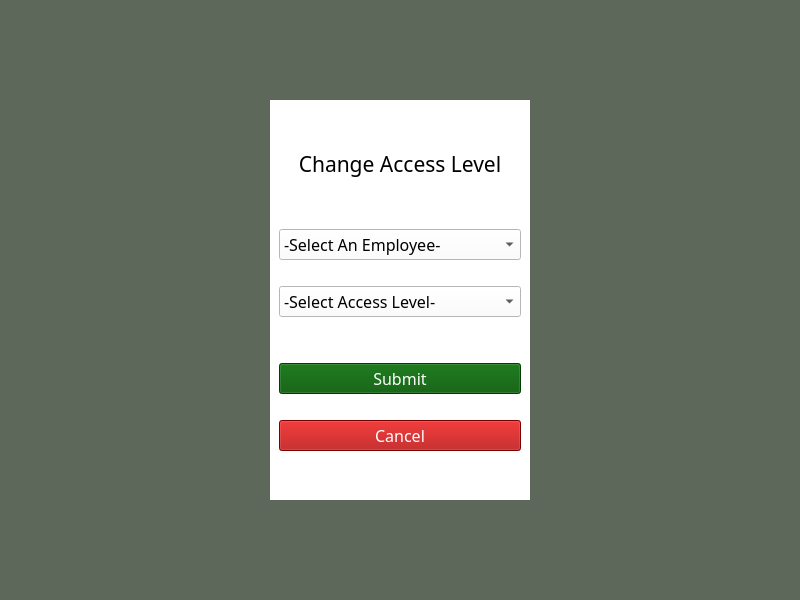
<?xml version="1.0" encoding="UTF-8"?>
<ui version="4.0">
 <class>MainWindow</class>
 <widget class="QMainWindow" name="MainWindow">
  <property name="geometry">
   <rect>
    <x>0</x>
    <y>0</y>
    <width>800</width>
    <height>600</height>
   </rect>
  </property>
  <property name="windowTitle">
   <string>Limitless Loyalty</string>
  </property>
  <property name="styleSheet">
   <string notr="true">background-color: rgb(93, 103, 90);</string>
  </property>
  <widget class="QWidget" name="centralwidget">
   <layout class="QGridLayout" name="gridLayout">
    <item row="1" column="1">
     <widget class="QWidget" name="verticalWidget" native="true">
      <property name="styleSheet">
       <string notr="true">background-color: rgb(255, 255, 255);</string>
      </property>
      <layout class="QVBoxLayout" name="verticalLayout">
       <item>
        <spacer name="verticalSpacer_3">
         <property name="orientation">
          <enum>Qt::Vertical</enum>
         </property>
         <property name="sizeHint" stdset="0">
          <size>
           <width>20</width>
           <height>40</height>
          </size>
         </property>
        </spacer>
       </item>
       <item>
        <widget class="QLabel" name="label">
         <property name="font">
          <font>
           <family>Bell MT</family>
           <pointsize>16</pointsize>
          </font>
         </property>
         <property name="text">
          <string>Change Access Level</string>
         </property>
         <property name="alignment">
          <set>Qt::AlignCenter</set>
         </property>
        </widget>
       </item>
       <item>
        <widget class="QLabel" name="errMsg">
         <property name="font">
          <font>
           <family>Bell MT</family>
           <pointsize>10</pointsize>
          </font>
         </property>
         <property name="styleSheet">
          <string notr="true">color: rgb(255, 255, 255);</string>
         </property>
         <property name="text">
          <string>&lt;DEFAULT ERROR TEXT&gt;</string>
         </property>
         <property name="alignment">
          <set>Qt::AlignCenter</set>
         </property>
        </widget>
       </item>
       <item>
        <spacer name="horizontalSpacer_3">
         <property name="orientation">
          <enum>Qt::Horizontal</enum>
         </property>
         <property name="sizeHint" stdset="0">
          <size>
           <width>40</width>
           <height>20</height>
          </size>
         </property>
        </spacer>
       </item>
       <item>
        <widget class="QComboBox" name="employeeList">
         <property name="font">
          <font>
           <family>Bell MT</family>
           <pointsize>12</pointsize>
          </font>
         </property>
         <property name="sizeAdjustPolicy">
          <enum>QComboBox::AdjustToContentsOnFirstShow</enum>
         </property>
         <item>
          <property name="text">
           <string>-Select An Employee-</string>
          </property>
         </item>
        </widget>
       </item>
       <item>
        <spacer name="horizontalSpacer_4">
         <property name="orientation">
          <enum>Qt::Horizontal</enum>
         </property>
         <property name="sizeHint" stdset="0">
          <size>
           <width>40</width>
           <height>20</height>
          </size>
         </property>
        </spacer>
       </item>
       <item>
        <widget class="QComboBox" name="accessLevel">
         <property name="font">
          <font>
           <family>Bell MT</family>
           <pointsize>12</pointsize>
          </font>
         </property>
         <property name="sizeAdjustPolicy">
          <enum>QComboBox::AdjustToContents</enum>
         </property>
         <item>
          <property name="text">
           <string>-Select Access Level-</string>
          </property>
         </item>
         <item>
          <property name="text">
           <string>Employee</string>
          </property>
         </item>
         <item>
          <property name="text">
           <string>Manager</string>
          </property>
         </item>
         <item>
          <property name="text">
           <string>Owner</string>
          </property>
         </item>
        </widget>
       </item>
       <item>
        <widget class="QLabel" name="label_2">
         <property name="text">
          <string/>
         </property>
        </widget>
       </item>
       <item>
        <spacer name="horizontalSpacer_5">
         <property name="orientation">
          <enum>Qt::Horizontal</enum>
         </property>
         <property name="sizeHint" stdset="0">
          <size>
           <width>40</width>
           <height>20</height>
          </size>
         </property>
        </spacer>
       </item>
       <item>
        <widget class="QPushButton" name="submitBtn">
         <property name="font">
          <font>
           <family>Bell MT</family>
           <pointsize>12</pointsize>
          </font>
         </property>
         <property name="styleSheet">
          <string notr="true">color: rgb(255, 255, 255);
background-color: rgb(0, 85, 0);</string>
         </property>
         <property name="text">
          <string>Submit</string>
         </property>
        </widget>
       </item>
       <item>
        <spacer name="horizontalSpacer_6">
         <property name="orientation">
          <enum>Qt::Horizontal</enum>
         </property>
         <property name="sizeHint" stdset="0">
          <size>
           <width>40</width>
           <height>20</height>
          </size>
         </property>
        </spacer>
       </item>
       <item>
        <widget class="QPushButton" name="cancelBtn">
         <property name="font">
          <font>
           <family>Bell MT</family>
           <pointsize>12</pointsize>
          </font>
         </property>
         <property name="styleSheet">
          <string notr="true">color: rgb(255, 255, 255);
background-color: rgb(170, 0, 0);</string>
         </property>
         <property name="text">
          <string>Cancel</string>
         </property>
        </widget>
       </item>
       <item>
        <spacer name="verticalSpacer_4">
         <property name="orientation">
          <enum>Qt::Vertical</enum>
         </property>
         <property name="sizeHint" stdset="0">
          <size>
           <width>20</width>
           <height>40</height>
          </size>
         </property>
        </spacer>
       </item>
      </layout>
     </widget>
    </item>
    <item row="1" column="0">
     <spacer name="horizontalSpacer">
      <property name="orientation">
       <enum>Qt::Horizontal</enum>
      </property>
      <property name="sizeHint" stdset="0">
       <size>
        <width>40</width>
        <height>20</height>
       </size>
      </property>
     </spacer>
    </item>
    <item row="0" column="1">
     <spacer name="verticalSpacer">
      <property name="orientation">
       <enum>Qt::Vertical</enum>
      </property>
      <property name="sizeHint" stdset="0">
       <size>
        <width>20</width>
        <height>40</height>
       </size>
      </property>
     </spacer>
    </item>
    <item row="1" column="2">
     <spacer name="horizontalSpacer_2">
      <property name="orientation">
       <enum>Qt::Horizontal</enum>
      </property>
      <property name="sizeHint" stdset="0">
       <size>
        <width>40</width>
        <height>20</height>
       </size>
      </property>
     </spacer>
    </item>
    <item row="2" column="1">
     <spacer name="verticalSpacer_2">
      <property name="orientation">
       <enum>Qt::Vertical</enum>
      </property>
      <property name="sizeHint" stdset="0">
       <size>
        <width>20</width>
        <height>40</height>
       </size>
      </property>
     </spacer>
    </item>
   </layout>
  </widget>
 </widget>
 <tabstops>
  <tabstop>employeeList</tabstop>
  <tabstop>accessLevel</tabstop>
  <tabstop>submitBtn</tabstop>
  <tabstop>cancelBtn</tabstop>
 </tabstops>
 <resources/>
 <connections/>
</ui>
